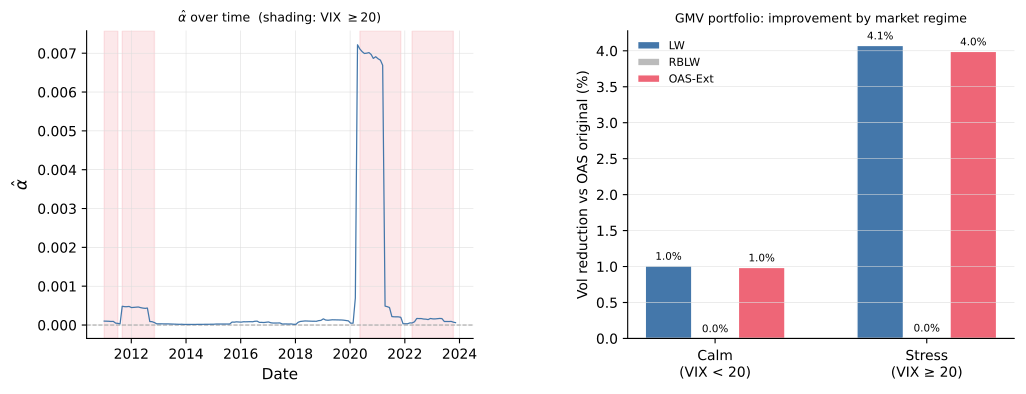

Reproduce this figure in Python.
import numpy as np
import pandas as pd
import matplotlib
matplotlib.use('Agg')
import matplotlib.pyplot as plt
import matplotlib.dates as mdates
import yfinance as yf
from scipy import stats

from oas_simulation import (sample_covariance, oas_original, oas_extended,
                             rblw, ledoit_wolf)

TICKERS = [
    'AAPL', 'MSFT', 'GOOGL', 'AMZN', 'JPM', 'JNJ', 'XOM', 'CVX', 'PG', 'KO',
    'WMT', 'V', 'MA', 'UNH', 'HD', 'DIS', 'MCD', 'BAC', 'PFE', 'CSCO',
    'INTC', 'IBM', 'ABT', 'MRK', 'MMM', 'CAT', 'GE', 'HON', 'GS', 'AXP',
    'LMT', 'RTX', 'UPS', 'BA', 'WFC', 'MS', 'MO', 'PM', 'MDT',
    'AMGN', 'GILD', 'TGT', 'COST', 'NKE', 'SBUX', 'TXN', 'QCOM', 'T',
    'VZ', 'BRK-B',
]

IN_WINDOW  = 252
OUT_WINDOW = 21
STEP       = 21
START      = '2010-01-01'
END        = '2023-12-31'
STRESS_VIX = 20.0


def download_data(tickers, start, end):
    raw = yf.download(tickers, start=start, end=end,
                      auto_adjust=True, progress=False)['Close']
    rets = np.log(raw / raw.shift(1)).iloc[1:]
    valid = rets.columns[rets.isna().mean() < 0.02]
    rets = rets[valid].dropna()

    vix_raw = yf.download('^VIX', start=start, end=end,
                          progress=False)['Close']
    vix = vix_raw.reindex(rets.index).ffill().bfill()

    return rets.values, list(rets.columns), pd.DatetimeIndex(rets.index), vix.values


def gmv_weights(Sigma):
    p = Sigma.shape[0]
    try:
        w = np.linalg.solve(Sigma, np.ones(p))
        return w / w.sum()
    except np.linalg.LinAlgError:
        return np.ones(p) / p


def compute_alpha_hat(X, S):
    tr_S2 = np.trace(S @ S)
    tr2_S = np.trace(S) ** 2
    return np.mean(np.sum(X ** 2, axis=1) ** 2) - tr2_S - 2 * tr_S2


def run_rolling(returns_matrix, vix_series, date_index):
    T, p = returns_matrix.shape
    n = IN_WINDOW

    window_dates, alphas, window_vix = [], [], []
    var_dict = {k: [] for k in ['Sample', 'LW', 'RBLW', 'OAS', 'OAS-Ext']}

    t = n
    while t + OUT_WINDOW <= T:
        X_in  = returns_matrix[t - n : t]
        X_out = returns_matrix[t : t + OUT_WINDOW]
        X_in  = X_in - X_in.mean(axis=0)

        S = sample_covariance(X_in)
        alphas.append(compute_alpha_hat(X_in, S))
        window_dates.append(date_index[t])
        window_vix.append(np.mean(vix_series[t - n : t]))

        estimators = {
            'Sample':  S,
            'LW':      ledoit_wolf(X_in),
            'RBLW':    rblw(S, n, p),
            'OAS':     oas_original(S, n, p),
            'OAS-Ext': oas_extended(X_in, S, n, p),
        }
        for name, Sigma_hat in estimators.items():
            w = gmv_weights(Sigma_hat)
            var_dict[name].append(np.var(X_out @ w, ddof=1))

        t += STEP

    return (window_dates, np.array(alphas),
            np.array(window_vix), var_dict)


def paired_test(var_a, var_b, label_a='OAS', label_b='OAS-Ext', n_boot=10000, seed=0):
    """Paired t-test and bootstrap CI for var_a - var_b (positive = b is better)."""
    d = np.array(var_a) - np.array(var_b)
    t_stat, p_val = stats.ttest_1samp(d, 0)
    ci_t = stats.t.interval(0.95, len(d) - 1,
                             loc=d.mean(), scale=stats.sem(d))
    rng = np.random.default_rng(seed)
    boot = [rng.choice(d, size=len(d), replace=True).mean()
            for _ in range(n_boot)]
    ci_boot = np.percentile(boot, [2.5, 97.5])
    return {'mean_diff': d.mean(), 't_stat': t_stat, 'p_val': p_val,
            'ci_t': ci_t, 'ci_boot': ci_boot}


def regime_stats(var_dict, mean_vix, threshold=STRESS_VIX):
    stress = mean_vix >= threshold
    calm   = ~stress
    out = {}
    for label, mask in [('Calm', calm), ('Stress', stress)]:
        n_wins = mask.sum()
        oas_v  = np.array(var_dict['OAS'])[mask]
        out[label] = {'n': int(n_wins)}
        for k in ['LW', 'RBLW', 'OAS-Ext']:
            k_v = np.array(var_dict[k])[mask]
            vol_oas = np.sqrt(oas_v.mean() * 252) * 100
            vol_k   = np.sqrt(k_v.mean()   * 252) * 100
            out[label][k] = {
                'ann_vol': vol_k,
                'pct_imp': 100 * (vol_oas - vol_k) / vol_oas,
            }
        out[label]['OAS'] = {'ann_vol': np.sqrt(oas_v.mean() * 252) * 100}
    return out


def generate_figure(window_dates, alphas, window_vix, var_dict, fig_path):
    C_BLUE  = '#4477AA'
    C_RED   = '#EE6677'
    C_GREEN = '#228833'
    C_GREY  = '#BBBBBB'

    stress_mask = window_vix >= STRESS_VIX

    fig, (ax1, ax2) = plt.subplots(1, 2, figsize=(12, 4))
    fig.subplots_adjust(wspace=0.40)

    # --- Left: alpha_hat over time, stress periods shaded ---
    ax1.plot(window_dates, alphas, color=C_BLUE, lw=0.9, zorder=3)
    ax1.axhline(0, color='#aaaaaa', lw=0.8, ls='--', zorder=2)

    # shade stress windows
    in_stress = False
    stress_start = None
    for i, (d, s) in enumerate(zip(window_dates, stress_mask)):
        if s and not in_stress:
            stress_start = d
            in_stress = True
        elif not s and in_stress:
            ax1.axvspan(stress_start, d, alpha=0.15, color=C_RED, zorder=1)
            in_stress = False
    if in_stress:
        ax1.axvspan(stress_start, window_dates[-1], alpha=0.15, color=C_RED, zorder=1)

    ax1.xaxis.set_major_formatter(mdates.DateFormatter('%Y'))
    ax1.xaxis.set_major_locator(mdates.YearLocator(2))
    ax1.set_xlabel('Date', fontsize=11)
    ax1.set_ylabel(r'$\hat{\alpha}$', fontsize=12)
    ax1.set_title(r'$\hat{\alpha}$ over time  (shading: VIX $\geq 20$)', fontsize=9)
    ax1.grid(True, lw=0.4, color='#dddddd', zorder=0)
    ax1.spines[['top', 'right']].set_visible(False)

    # --- Right: % improvement over OAS by regime ---
    regimes  = ['Calm\n(VIX < 20)', 'Stress\n(VIX ≥ 20)']
    masks    = [~stress_mask, stress_mask]
    methods  = ['LW', 'RBLW', 'OAS-Ext']
    colors   = [C_BLUE, C_GREY, C_RED]
    n_groups = 2
    n_bars   = len(methods)
    width    = 0.22
    x        = np.arange(n_groups)

    for i, (method, color) in enumerate(zip(methods, colors)):
        imps = []
        for mask in masks:
            oas_v   = np.array(var_dict['OAS'])[mask]
            m_v     = np.array(var_dict[method])[mask]
            vol_oas = np.sqrt(oas_v.mean() * 252) * 100
            vol_m   = np.sqrt(m_v.mean()   * 252) * 100
            imps.append(100 * (vol_oas - vol_m) / vol_oas)
        offset = (i - (n_bars - 1) / 2) * width
        bars = ax2.bar(x + offset, imps, width, color=color,
                       label=method, edgecolor='white')
        for bar, val in zip(bars, imps):
            ax2.text(bar.get_x() + bar.get_width() / 2,
                     max(val, 0) + 0.05,
                     f'{val:.1f}%', ha='center', va='bottom', fontsize=7.5)

    ax2.axhline(0, color='#888888', lw=0.8)
    ax2.set_xticks(x)
    ax2.set_xticklabels(regimes, fontsize=10)
    ax2.set_ylabel('Vol reduction vs OAS original (%)', fontsize=10)
    ax2.set_title('GMV portfolio: improvement by market regime', fontsize=9)
    ax2.legend(fontsize=8, frameon=False)
    ax2.grid(True, axis='y', lw=0.4, color='#dddddd')
    ax2.spines[['top', 'right']].set_visible(False)

    fig.savefig(fig_path, bbox_inches='tight', dpi=150)
    print(f'Figure saved to {fig_path}')


if __name__ == '__main__':
    print('Downloading data...')
    returns_matrix, tickers_used, date_index, vix_series = download_data(
        TICKERS, START, END)
    T, p = returns_matrix.shape
    print(f'p={p} tickers, T={T} trading days')

    print('Running rolling-window study...')
    window_dates, alphas, window_vix, var_dict = run_rolling(
        returns_matrix, vix_series, date_index)
    N = len(window_dates)
    n_stress = int((window_vix >= STRESS_VIX).sum())
    n_calm   = N - n_stress
    print(f'N={N} windows  ({n_calm} calm, {n_stress} stress)')

    print(f'\nalpha_hat:  mean={alphas.mean():.6f}  '
          f'median={np.median(alphas):.6f}  frac>0={100*np.mean(alphas>0):.1f}%')

    print('\nOverall annualised realised vol (%):')
    ann = {k: np.sqrt(np.mean(v) * 252) * 100 for k, v in var_dict.items()}
    for k, v in ann.items():
        print(f'  {k:10s}: {v:.4f}%')

    print('\nPaired tests (OAS baseline):')
    for cmp in ['OAS-Ext', 'LW', 'RBLW']:
        res = paired_test(var_dict['OAS'], var_dict[cmp], label_b=cmp)
        print(f'  OAS vs {cmp:10s}: mean_diff={res["mean_diff"]:.6f}  '
              f't={res["t_stat"]:.3f}  p={res["p_val"]:.4f}  '
              f'95%CI_boot=[{res["ci_boot"][0]:.6f}, {res["ci_boot"][1]:.6f}]')

    print('\nRegime breakdown:')
    reg = regime_stats(var_dict, window_vix)
    for regime, data in reg.items():
        print(f'  {regime} (n={data["n"]}):')
        print(f'    OAS vol = {data["OAS"]["ann_vol"]:.4f}%')
        for k in ['LW', 'RBLW', 'OAS-Ext']:
            print(f'    {k:10s}: vol={data[k]["ann_vol"]:.4f}%  '
                  f'imp={data[k]["pct_imp"]:.2f}%')

    generate_figure(window_dates, alphas, window_vix, var_dict,
                    fig_path='/home/ec2-user/claude_playzone/oas_financial.pdf')
